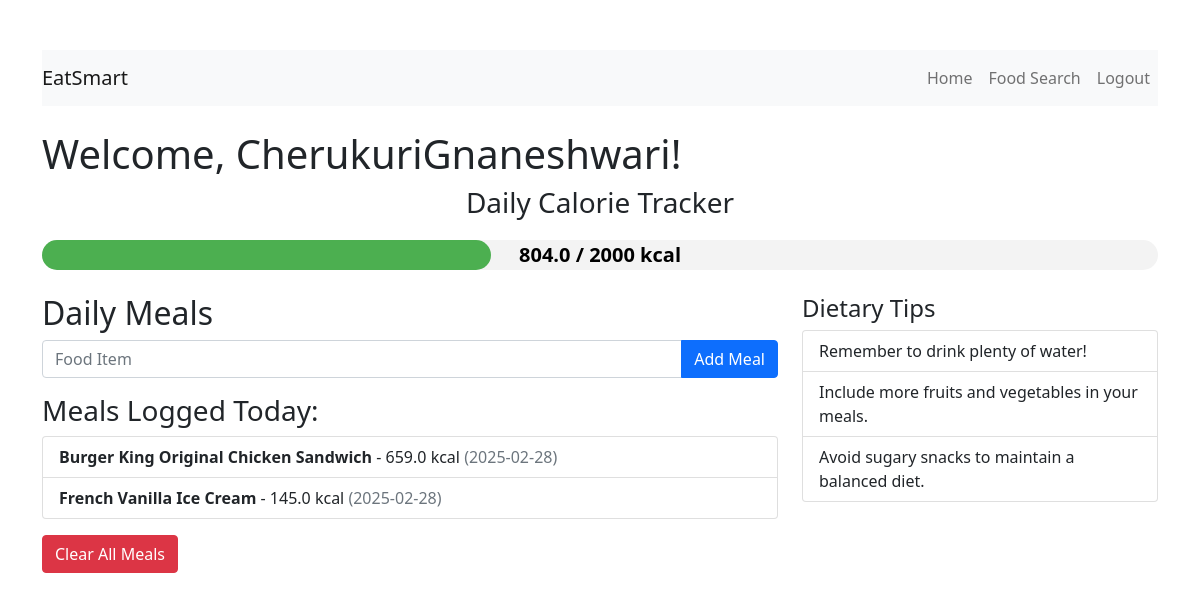
The page /dashboard (signed in) on the database its author committed.
### app.py (models this page shows)
class User(db.Model):
    id = db.Column(db.Integer, primary_key=True)
    username = db.Column(db.String(50), unique=True, nullable=False)
    email = db.Column(db.String(100), unique=True, nullable=False)
    password = db.Column(db.String(100), nullable=False)

class Meal(db.Model):
    id = db.Column(db.Integer, primary_key=True)
    user_id = db.Column(db.Integer, db.ForeignKey('user.id'), nullable=False)
    food_item = db.Column(db.String(100), nullable=False)
    calories = db.Column(db.Float, nullable=False)
    date = db.Column(db.Date, nullable=False)

### app.py (the view, shortened to what this page needs)
@app.route("/dashboard", methods=["GET", "POST"])
def dashboard():
    if "user_id" not in session:
        flash("You must be logged in to access the dashboard.", "warning")
        return redirect(url_for("login"))
    user_id = session["user_id"]
    user = User.query.get(user_id)  # Fetch the user object from the database
    meals = Meal.query.filter_by(user_id=user_id).order_by(Meal.date.desc()).all()
    total_calories = sum(meal.calories for meal in meals)
    recommended_calories = 2000
    progress = (total_calories / recommended_calories) * 100
    return render_template("dashboard.html", meals=meals, total_calories=total_calories,
                           recommended_calories=recommended_calories, progress=progress, user=user)

### templates/dashboard.html (shortened to what this page needs)
<!DOCTYPE html>
<html lang="en">
<head>
    <link rel="stylesheet" href="https://cdnjs.cloudflare.com/ajax/libs/bootstrap/5.1.3/css/bootstrap.min.css">
</head>
<body>
    <div class="container">
        <nav class="navbar navbar-expand-lg navbar-light bg-light">
            <a class="navbar-brand" href="#">EatSmart</a>
            <div class="collapse navbar-collapse" id="navbarNav">
                <ul class="navbar-nav ms-auto">
                    <li class="nav-item">
                        <a class="nav-link" href="{{ url_for('welcome') }}">Home</a>
                    </li>
                    <li class="nav-item">
                        <a class="nav-link" href="{{ url_for('food_search') }}">Food Search</a>
                    </li>
                    <li class="nav-item">
                        <a class="nav-link" href="{{ url_for('logout') }}">Logout</a>
                    </li>
                </ul>
            </div>
        </nav>
        <h1 class="mt-4">Welcome, {{ user.username }}!</h1>
        <div class="row">
            <div class="col-md-12 mb-4">
                <div class="gauge-container">
                    <h3>Daily Calorie Tracker</h3>
                    <div class="scale-container">
                        <div class="scale-fill" style="width: {{ (total_calories / 2000) * 100 }}%;">
                            <div class="center-text">{{ total_calories }} / 2000 kcal</div>
                        </div>
                    </div>
                </div>
            </div>
            <div class="col-md-8">
                <h2>Daily Meals</h2>
                <form method="POST" action="{{ url_for('dashboard') }}">
                    <div class="input-group mb-3">
                        <input type="text" class="form-control" placeholder="Food Item" name="food_item" required>
                        <button class="btn btn-primary" type="submit">Add Meal</button>
                    </div>
                </form>
                <h3>Meals Logged Today:</h3>
                <ul class="list-group">
                    {% for meal in meals %}
                        <li class="list-group-item">
                            <strong>{{ meal.food_item }}</strong> - {{ meal.calories }} kcal
                            <span class="text-muted">({{ meal.date }})</span>
                        </li>
                    {% endfor %}
                </ul>
                <form method="POST" action="{{ url_for('clear_meals') }}" class="mt-3">
                    <button type="submit" class="btn btn-danger">Clear All Meals</button>
                </form>
            </div>
            <div class="col-md-4">
                <h4>Dietary Tips</h4>
                <ul class="list-group">
                    <li class="list-group-item">Remember to drink plenty of water!</li>
                    <li class="list-group-item">Include more fruits and vegetables in your meals.</li>
                    <li class="list-group-item">Avoid sugary snacks to maintain a balanced diet.</li>
                </ul>
            </div>
        </div>
    </div>
</body>
</html>

### templates/dashboard.html (style rules this page uses)
.scale-container { width: 100%; height: 30px; background-color: #f3f3f3; border-radius: 25px; position: relative; margin-top: 20px; }
.scale-fill { height: 100%; background-color: #4caf50; border-radius: 25px; text-align: center; line-height: 30px; color: white; font-weight: bold; }
.center-text { position: absolute; top: 50%; left: 50%; transform: translate(-50%, -50%); font-size: 1.25rem; font-weight: bold; color: black; }
.container { margin-top: 50px; }
.gauge-container { width: 100%; text-align: center; }

### rows shown on the page
User: username "CherukuriGnaneshwari"
Meal: food_item "Burger King Original Chicken Sandwich", calories "659.0", date "2025-02-28"
Meal: food_item "French Vanilla Ice Cream", calories "145.0", date "2025-02-28"

### other values the page prints
{{ total_calories }} "804.0"
